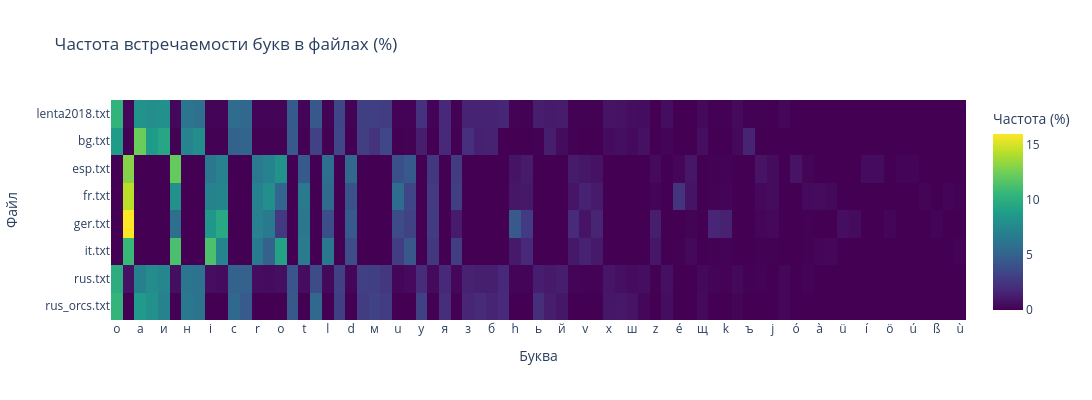

The notebook cell saved with this chart:
### Code cell
# Ячейка 5: Хитмап частот букв
# Конвертация в проценты для отображения
freq_matrix_pct = freq_matrix * 100

# Создание хитмапа
fig_heatmap = px.imshow(
    freq_matrix_pct.values,
    x=freq_matrix_pct.columns,
    y=freq_matrix_pct.index,
    color_continuous_scale='Viridis',
    title='Частота встречаемости букв в файлах (%)',
    labels={'x': 'Буква', 'y': 'Файл', 'color': 'Частота (%)'},
    aspect='auto'
)

fig_heatmap.update_layout(
    height=max(400, len(freq_matrix) * 25),
    width=max(800, len(sorted_letters) * 40),
    xaxis_title='Буква',
    yaxis_title='Файл'
)

fig_heatmap.show()

print(f"\n✓ Хитмап построен для {len(sorted_letters)} букв в {len(freq_matrix)} файлах")

### Figure 1 — Plotly figure (JSON) as saved in the notebook; plotly's stock layout.template omitted (floating-point values rounded to 4 significant figures; data arrays with more than 128 entries replaced by an {"elided": "..."} marker saying what was removed)
{"data": [{"coloraxis": "coloraxis", "hovertemplate": "Буква: %{x}<br>Файл: %{y}<br>Частота (%): %{z}<extra></extra>", "name": "0", "type": "heatmap", "x": ["о", "e", "а", "е", "и", "a", "н", "т", "i", "n", "с", "р", "r", "s", "o", "в", "t", "л", "l", "к", "d", "п", "м", "д", "u", "c", "у", "m", "я", "p", "з", "г", "б", "ы", "h", "g", "ь", "ч", "й", "b", "v", "f", "х", "ж", "ш", "ц", "z", "ю", "é", "q", "щ", "w", "k", "ф", "ъ", "y", "j", "э", "ó", "x", "à", "è", "ü", "ä", "í", "á", "ö", "ñ", "ú", "ê", "ß", "â", "ù"], "xaxis": "x", "y": ["lenta2018.txt", "bg.txt", "esp.txt", "fr.txt", "ger.txt", "it.txt", "rus.txt", "rus_orcs.txt"], "yaxis": "y", "z": {"elided": "8x73 float values"}}], "layout": {"coloraxis": {"colorbar": {"title": {"text": "Частота (%)"}}, "colorscale": [[0, "#440154"], [0.1111, "#482878"], [0.2222, "#3e4989"], [0.3333, "#31688e"], [0.4444, "#26828e"], [0.5556, "#1f9e89"], [0.6667, "#35b779"], [0.7778, "#6ece58"], [0.8889, "#b5de2b"], [1, "#fde725"]]}, "height": 400, "title": {"text": "Частота встречаемости букв в файлах (%)"}, "width": 2920, "xaxis": {"anchor": "y", "domain": [0, 1], "title": {"text": "Буква"}}, "yaxis": {"anchor": "x", "autorange": "reversed", "domain": [0, 1], "title": {"text": "Файл"}}}}
